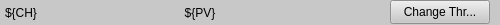
<?xml version="1.0" encoding="UTF-8"?>
<ui version="4.0">
 <class>Form</class>
 <widget class="QWidget" name="Form">
  <property name="geometry">
   <rect>
    <x>0</x>
    <y>0</y>
    <width>500</width>
    <height>25</height>
   </rect>
  </property>
  <property name="minimumSize">
   <size>
    <width>0</width>
    <height>25</height>
   </size>
  </property>
  <property name="windowTitle">
   <string>Form</string>
  </property>
  <property name="styleSheet">
   <string notr="true"/>
  </property>
  <widget class="QFrame" name="frame">
   <property name="geometry">
    <rect>
     <x>0</x>
     <y>0</y>
     <width>500</width>
     <height>25</height>
    </rect>
   </property>
   <property name="minimumSize">
    <size>
     <width>500</width>
     <height>25</height>
    </size>
   </property>
   <property name="maximumSize">
    <size>
     <width>500</width>
     <height>25</height>
    </size>
   </property>
   <property name="styleSheet">
    <string notr="true">background-color: rgb(200, 200, 200);</string>
   </property>
   <property name="frameShape">
    <enum>QFrame::NoFrame</enum>
   </property>
   <property name="frameShadow">
    <enum>QFrame::Plain</enum>
   </property>
   <widget class="QLabel" name="label">
    <property name="geometry">
     <rect>
      <x>5</x>
      <y>0</y>
      <width>50</width>
      <height>25</height>
     </rect>
    </property>
    <property name="text">
     <string>${CH}</string>
    </property>
   </widget>
   <widget class="QLabel" name="label_2">
    <property name="geometry">
     <rect>
      <x>50</x>
      <y>0</y>
      <width>300</width>
      <height>25</height>
     </rect>
    </property>
    <property name="text">
     <string>${PV}</string>
    </property>
    <property name="alignment">
     <set>Qt::AlignCenter</set>
    </property>
   </widget>
   <widget class="PyDMByteIndicator" name="PyDMByteIndicator">
    <property name="geometry">
     <rect>
      <x>360</x>
      <y>3</y>
      <width>19</width>
      <height>19</height>
     </rect>
    </property>
    <property name="toolTip">
     <string/>
    </property>
    <property name="channel" stdset="0">
     <string>ca://${DISP_PV}</string>
    </property>
    <property name="showLabels" stdset="0">
     <bool>false</bool>
    </property>
    <property name="bigEndian" stdset="0">
     <bool>true</bool>
    </property>
    <property name="shift" stdset="0">
     <number>0</number>
    </property>
    <property name="labels" stdset="0">
     <stringlist/>
    </property>
   </widget>
   <widget class="PyDMRelatedDisplayButton" name="PyDMRelatedDisplayButton">
    <property name="geometry">
     <rect>
      <x>390</x>
      <y>0</y>
      <width>100</width>
      <height>24</height>
     </rect>
    </property>
    <property name="toolTip">
     <string/>
    </property>
    <property name="text">
     <string>Change Thr...</string>
    </property>
    <property name="rules" stdset="0">
     <string>[{&quot;channels&quot;: [{&quot;trigger&quot;: true, &quot;channel&quot;: &quot;ca://${PV}_SCMPS&quot;}], &quot;property&quot;: &quot;Visible&quot;, &quot;expression&quot;: &quot;${VISIBLE}&quot;, &quot;name&quot;: &quot;New Rule&quot;, &quot;initial_value&quot;: &quot;&quot;}]</string>
    </property>
    <property name="filenames" stdset="0">
     <stringlist>
      <string>$PYDM/mps/mps_sw_analog_threshold.ui</string>
     </stringlist>
    </property>
    <property name="showIcon" stdset="0">
     <bool>false</bool>
    </property>
    <property name="openInNewWindow" stdset="0">
     <bool>true</bool>
    </property>
   </widget>
  </widget>
 </widget>
 <customwidgets>
  <customwidget>
   <class>PyDMRelatedDisplayButton</class>
   <extends>QPushButton</extends>
   <header>pydm.widgets.related_display_button</header>
  </customwidget>
  <customwidget>
   <class>PyDMByteIndicator</class>
   <extends>QWidget</extends>
   <header>pydm.widgets.byte</header>
  </customwidget>
 </customwidgets>
 <resources/>
 <connections/>
</ui>
